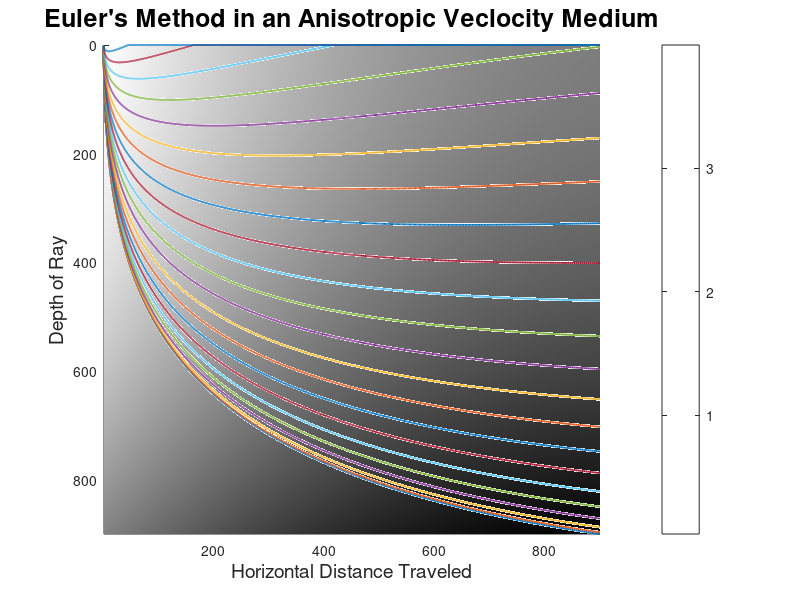

The MATLAB source for this figure: (Note: this script raises an error after producing the figure.)
%%%%%% Code to Generate Nice Looking Plots %%%%%%

clear
close all

%%%%%%%% Create Velocity and Slowness Models %%%%%%%%

v0 = 0.5;
vf = 5;
dv = .005; 
nv = floor((vf - v0)/dv);

s0_2 = 1/v0^2;
sf_2 = 1/vf^2;

gradSlo2 = (sf_2 - s0_2) / nv;

nx = nv; 
nz = nv;
vals = [1:nv];

%%%%%%%% Structs for Evaluating the Difference Between Solutions %%%%%%%%
allPosVec = struct('x_Pos',vals,'z_Pos',vals);
allPltVec = struct('x_Plt',vals,'z_Plt',vals);

%%%%%%%% Euler's Method Implementation %%%%%%%%%

t0 = 0; 
tf = 430;
nt = nv; 
dt = (tf-t0)/nt;

xPos0 = 0; 
zPos0 = 0; 

xPos = vals;
zPos = vals;
xDir = vals;
zDir = vals;
tVec = vals;

xPos(1) = xPos0;
zPos(1) = zPos0;

a0 = 0;
af = 90;
da = 4; 
na = floor((af - a0)/da);

slo2Vec=vals;
for islo=1:nv
    slo2Vec(islo)=s0_2+gradSlo2*islo; 
end
slo=sqrt(slo2Vec); 
zv0=.7; 
zvf=7; 
zslo0=1/zv0; 
zslof=1/zvf;
gsz=(zslof-zslo0)/nv; 
xsloVec=vals; 
zsloVec=vals; 

for ixz=1:nv
    zsloVec(ixz)=zslo0+ixz*gsz; 
    xsloVec(ixz)=sqrt(slo(ixz)^2-zsloVec(ixz)^2);
end

gsx=vals; 
dsx=(xsloVec(end)-xsloVec(1))/nv; 
 
for a=1:na+1
    alpha = a0 + (a-1)*da;
    xDir0 = sind(alpha); 
    zDir0 = cosd(alpha); 
    xDir(1) = xDir0; 
    zDir(1) = zDir0; 

    for ix=2:nv-1
        if ix == 0
            gsx(ix) = (xsloVec(ix+1) - xsloVec(ix))/dsx;
        elseif ix == nv
            gsx(ix) = (xsloVec(ix) - xsloVec(ix-1))/dsx;
        else
            gsx(ix) = (xsloVec(ix+1) - xsloVec(ix-1))/(2*dsx);
        end
        xPos(ix+1) = xPos(ix) + xDir(ix)*dt;
        xDir(ix+1) = xDir(ix) + gsx(ix)*dt; 
    end
    for ix=1:nv-1
        zPos(ix+1) = zPos(ix) + zDir(ix)*dt;
        zDir(ix+1) = zDir(ix) + gsz*dt; 
        if zPos(ix+1) < 0
            zPos(ix+1) = 0; 
        end
%         if zPos(ix+1) > 100
%             zPos(ix+1:nx) = 101;
%             break
%         end
    end
    allPosVec(a).x_Pos = xPos; 
    allPosVec(a).z_Pos = zPos; 
end


%%%%% Plot Velocity Colormap in the Background %%%%%%%%
maxx=0; 
maxz=0;

for ia=1:na
    tempx=max(allPosVec(ia).x_Pos); 
    tempz=max(allPosVec(ia).z_Pos); 
    if tempx > maxx
        maxx=tempx; 
    end
    if tempz > maxz
        maxz=tempz; 
    end
end

scalex=nv/maxx;
scalez=nv/maxz;
map=colormap(gray((maxx+1)*(maxz+1))); 
slo2 = [1:maxz];

slo2D=zeros(nv,nv);
for ix=1:nv
    for iz=1:nv
        slo2D(ix,iz)=(xsloVec(ix)^2+zsloVec(iz)^2);
    end
end
vel=1./slo2D;
hold on 
for ia=1:na
    aPosx=allPosVec(ia).x_Pos * scalex; 
    aPosz=allPosVec(ia).z_Pos * scalez;
    plot(aPosx,aPosz,'LineWidth',1.35)
end
title('Euler''s Method in an Anisotropic Veclocity Medium','fontsize',18)
ylabel('Depth of Ray','fontsize',14)
xlabel('Horizontal Distance Traveled','fontsize',14)
axis([1,900,0,900])
b=surf(slo2D,'EdgeColor','none');
view(0,90);
z=get(b,'Zdata');
set(b,'Zdata',z-10);
set(gca,'YDir','reverse');
c = colorbar;
c.Label.String= 'Slowness';
c.FontSize=12;
hold off
